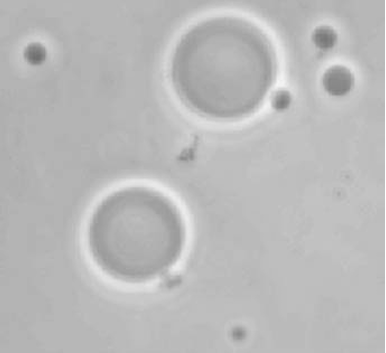
#> input picture lab_2_prep/ti1.png, 386 x 353 px
$ python noINBUILTotsu.py
#> lines starting #> are read from the running program, lines starting #| are printed output that depends on the picture; after the words box and inside, x2 and y2 are one past the last pixel; in counts of white or black regions, pixels touching at a corner belong together; long printed decimals are rounded
import numpy as np
import cv2

def compute_histogram(image):
    hist = np.zeros(256)
    for pixel in image.ravel():
        hist[pixel] += 1
    return hist / hist.sum()

def compute_cumulative_sums(hist):
    P1 = np.zeros(256)
    P1[0] = hist[0]
    for i in range(1, 256):
        P1[i] = P1[i - 1] + hist[i]
    return P1

def compute_cumulative_means(hist):
    m = np.zeros(256)
    m[0] = 0 * hist[0]
    for i in range(1, 256):
        m[i] = m[i - 1] + i * hist[i]
    return m

def otsu_threshold(image):
    hist = compute_histogram(image)
    P1 = compute_cumulative_sums(hist)
    m = compute_cumulative_means(hist)
    mG = m[-1]

    sB2 = np.zeros(256)
    for k in range(256):
        if P1[k] == 0 or P1[k] == 1:
            sB2[k] = 0
        else:
            sB2[k] = ((mG * P1[k] - m[k]) ** 2) / (P1[k] * (1 - P1[k]))

    k_star = np.argmax(sB2)
    h_star = sB2[k_star] / (np.var(image) + 1e-6)

    return k_star, h_star

# Example usage
image = cv2.imread("ti1.png", cv2.IMREAD_GRAYSCALE)
#> image is the input picture: shape (353, 386); min 111, max 255, mean 185.9

if image is None:
    print("Error: Could not load image.")
else:
    k_star, h_star = otsu_threshold(image)
#> the loop in compute_histogram, `for pixel in image.ravel():` made 136258 passes
#> pixel on passes 1 to 3: 183, 183, 183
#> after the loop in compute_histogram, `for pixel in image.ravel():`: hist = 256 values, max 13111 at index 180, min 0 at index 0, mean 532.3
#> in otsu_threshold, `hist = compute_histogram(image)`: hist = 256 values, max 0.0962 at index 180, min 0 at index 0, mean 0.00391
#> after the loop in compute_cumulative_sums, `for i in range(1, 256):`: P1 = 256 values from 0 to 1
#> after the loop in compute_cumulative_means, `for i in range(1, 256):`: m = 256 values from 0 to 185.9
#> in otsu_threshold, `mG = m[-1]`: mG = 185.9
#> after the loop in otsu_threshold, `for k in range(256):`: sB2 = 256 values, max 68.71 at index 197, min -3.64e-12 at index 255, mean 17.46
#> in otsu_threshold, `k_star = np.argmax(sB2)`: k_star = 197
#> in otsu_threshold, `h_star = sB2[k_star] / (np.var(image) + 1e-6)`: h_star = 0.453
#> k_star = 197; h_star = 0.453
    print(f"Otsu's threshold: {k_star}")
#| Otsu's threshold: 197
    print(f"Separability measure: {h_star}")
#| Separability measure: 0.4531

    binary_image = np.where(image > k_star, 255, 0).astype(np.uint8)
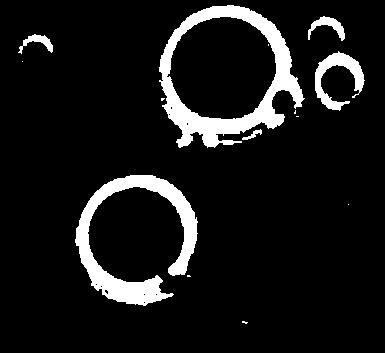
#> binary_image: shape (353, 386); 9.6% white; 15 white regions (8 under 20 px), largest, box (x1, y1, x2, y2) and area: (159, 5, 305, 148) 5950, (75, 175, 198, 306) 4888, (315, 51, 365, 111) 1126

    cv2.imshow("Original Image", image)
    cv2.imshow("Otsu Binary", binary_image)
    cv2.waitKey(0)
    cv2.destroyAllWindows()
